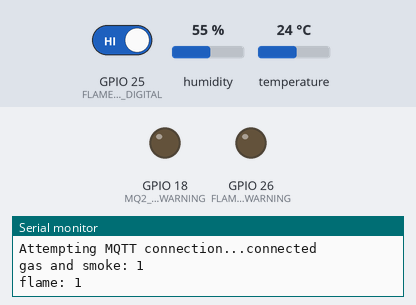
A sketch run on a simulated ESP32. Shown: output pins drawn as LEDs (lit = HIGH), the last lines printed to the serial monitor. The inputs (shaded band) are chosen by the test bench; at power-on: GPIO 25 (FLAME_PIN_DIGITAL) HIGH, humidity 55 %, temperature 24 °C. WiFi joins after 1.5 s; servers stay silent unless stated; random numbers use the default seed unless the sketch sets one; no MQTT or app messages arrive unless stated.

Above: at 3.8 s.
3.9 s: GPIO 25 (FLAME_PIN_DIGITAL) driven LOW
At 6.0 s:
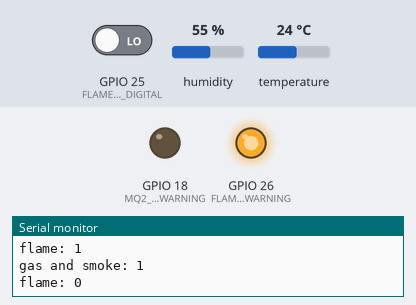
6.6 s: GPIO 25 (FLAME_PIN_DIGITAL) driven HIGH
Timing chart, 0 to 9.6 s (numbered marks = the images above; inputs shaded):
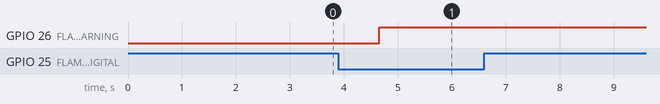

The sketch:

fire_alarm_system.ino
```cpp
#include "WiFi.h"
 // Thư viện dùng để connect, publish/subscribe mqtt
#include <PubSubClient.h>
#include <ArduinoJson.h>
#include "DHT.h"

// setup wifi
const char* ssid = "HangNguyen"; // tên của mạng wifi bạn muốn kết nối đến
const char* password =  "123456789"; // mật khẩu của mạng wifi

// hardcode
String flame_id = "6415cd65721d6866a1bdd44d";   // "FLAME_ID"
String mq2_id = "6413483dedc53875fb617462";	// "MQ2_ID"
String humi_and_temp_id = "6404abecf4d81e7a427ff726";	// "HUMI_AND_TEMP_ID"

int flame_type = 1;
int mq2_type = 2;
int humi_and_temp_type = 3;

// broker MQTT
#define DHTTYPE  DHT11
#define MQTT_SERVER "broker.hivemq.com"
#define MQTT_PORT 1883
#define MQTT_USER "fire_alarm_system1"
#define MQTT_PASSWORD "1234567"
#define MQTT_TOPIC_PUB_HAT "smart_home_humidity_and_temperature"
#define MQTT_TOPIC_PUB_FAM "smart_home_flame_and_mq2"

#define FLAME_PIN_ANALOG 13
#define FLAME_PIN_DIGITAL 25
#define FLAME_PIN_WARNING 26
#define MQ2_PIN_ANALOG 4
#define MQ2_PIN_DIGITAL 15
#define MQ2_PIN_WARNING 18
#define DHTPIN 19

int previous_status_flame = 1;
int previous_status_mq2 = 1;
int gas_analog_value = 4095;
int gas_digital_value = 1;
int flame_digital_value = 1;
int flame_analog_value = 4095;
unsigned long interval = 60000;   // 60s
unsigned long interval_DHT = 5000;   // 5s
unsigned long interval_warning = 10000;
unsigned long previousMillis;
// cấp phát bộ nhớ tại chỗ
StaticJsonDocument<200> mess_publish;
StaticJsonDocument<200> mess_subscribe;
// Để sử dụng thư viện PubSubClient ta cần khởi tạo một đối tượng tên là là client.
WiFiClient espClient;
PubSubClient client(espClient);

DHT dht(DHTPIN, DHTTYPE);

void setup() {
  Serial.begin(115200);  // Khởi tạo kết nối Serial để truyền dữ liệu đến máy tính
  setup_wifi(); // gọi hàm setup wifi
  pinMode(FLAME_PIN_ANALOG, INPUT); // thiết lập chân số 13 là chân nhận tín hiệu
  pinMode(MQ2_PIN_ANALOG, INPUT);
  pinMode(FLAME_PIN_DIGITAL, INPUT);
  pinMode(MQ2_PIN_DIGITAL, INPUT);
  // thiết lập chân số 26 là chân xuất tín hiệu
  pinMode(FLAME_PIN_WARNING, OUTPUT);  // led or buzzer
  pinMode(MQ2_PIN_WARNING, OUTPUT);   // led or buzzer

  //set up MQTT
  client.setServer(MQTT_SERVER, MQTT_PORT);
  // client.setCallback(callback);   // sử dụng cho nhận message MQTT
  delay(100);
}

// Hàm kết nối wifi
void setup_wifi()
{
    Serial.println();
    Serial.print("Connecting to ");
    Serial.println(ssid);
    WiFi.begin(ssid, password); // kết nối vào mạng wifi
    // chờ kết nối wifi được thiết lập
    while (WiFi.status() != WL_CONNECTED)
    {
        delay(500);
        Serial.print(".");
    }
    Serial.println("");
    Serial.println("WiFi connected");
    Serial.println("IP address: ");
    Serial.println(WiFi.localIP());  // gửi địa chỉ ip đến máy tính
    delay(1000);
}

// Hàm reconnect thực hiện kết nối lại khi mất kết nối với MQTT Broker
void reconnect()
{
    while (!client.connected()) {
    Serial.print("Attempting MQTT connection...");
    String clientId = "nodeWiFi32";
    clientId += String(random(0xffff), HEX);
    if (client.connect(clientId.c_str(), MQTT_USER, MQTT_PASSWORD)) {
      Serial.println("connected");
      // client.subscribe(MQTT_TOPIC_SUB);
    } else {
      Serial.print("failed, rc=");
      Serial.print(client.state());
      Serial.println(" try again in 2 seconds");
      delay(2000);
    }
  }
}

void Publish_Flame(int value) {
    char buffer_flame[256];
    mess_publish["deviceId"] = flame_id;
    mess_publish["deviceType"] = flame_type;
    mess_publish["flameValue"] = value;
    // tạo đối tượng json
    serializeJson(mess_publish, buffer_flame);
    client.publish(MQTT_TOPIC_PUB_FAM, buffer_flame);
    delay(100);
}

void Publish_Mq2(int value) {
    char buffer_mq2[256];
    mess_publish["deviceId"] = mq2_id;
    mess_publish["deviceType"] = mq2_type;
    mess_publish["MQ2Value"] = value;
    serializeJson(mess_publish, buffer_mq2);
    client.publish(MQTT_TOPIC_PUB_FAM, buffer_mq2);
    delay(100);
}

// Publish nhiệt độ, độ ẩm
void Publish_DHT() {
  unsigned long currentMillis = millis();
  if (currentMillis - previousMillis >= interval_DHT) {
    float h = dht.readHumidity();
    float t = dht.readTemperature();
    // Check if any reads failed and exit early (to try again).
    if (isnan(h) || isnan(t)) {
      delay(500);
      return;
    } else {
        char buffer_DHT[256];
        mess_publish["humidityAir"] = round(h);
        mess_publish["temperature"] = round(t);

        mess_publish["deviceId"] = humi_and_temp_id;
        mess_publish["deviceType"] = humi_and_temp_type;
        Serial.print("humidityAir: ");
        Serial.println(h);
        Serial.print("temperature: ");
        Serial.println(t);
        serializeJson(mess_publish, buffer_DHT);
        client.publish(MQTT_TOPIC_PUB_HAT, buffer_DHT);
        delay(100);
        previousMillis = currentMillis;
    }
  }
}

void loop() {
  // lấy thời gian hiện tại (theo đơn vị milli giây)
  unsigned long currentMillis = millis();

  // liên tục kiểm tra kết nối MQTT
  if (!client.connected())
    {
       reconnect();
    }
   client.loop();

   // liên tục đọc giá trị cảm biến
   // gas_analog_value = analogRead(MQ2_PIN_ANALOG);
   // gas_digital_value = digitalRead(MQ2_PIN_DIGITAL);
   gas_digital_value = 1;
   flame_digital_value = digitalRead(FLAME_PIN_DIGITAL);
   // flame_analog_value = analogRead(FLAME_PIN_ANALOG);

   Serial.print("gas and smoke: ");
   Serial.println(gas_digital_value);
   Serial.print("flame: ");
   Serial.println(flame_digital_value);
   Serial.println("");

  // kiểm tra xem đã đến lúc đèn LED nhấp nháy chưa
  // chênh lệch giữa thời gian hiện tại và lần trước bạn nhấp nháy
  // đèn LED lớn hơn khoảng thời gian bạn muốn
  // nhấp nháy đèn LED.
   if(flame_digital_value == LOW) {
      if(previous_status_flame == 1 || currentMillis - previousMillis >= interval){
        digitalWrite(FLAME_PIN_WARNING, HIGH); // cập nhật led thực tế
        Publish_Flame(flame_digital_value);
        // lưu lại lần cuối cùng nhấp nháy đền led
        previousMillis = currentMillis;
        previous_status_flame = 0;
      } else previousMillis = currentMillis;
   } else {
      if(currentMillis - previousMillis >= interval_warning) {
        digitalWrite(FLAME_PIN_WARNING, LOW);
        previous_status_flame = 1;
        delay(50);
      }
   }

   if(gas_digital_value == 0) {
      if(previous_status_mq2 == 1 || currentMillis - previousMillis >= interval){
        digitalWrite(MQ2_PIN_WARNING, HIGH);
        Publish_Mq2(gas_digital_value);
        previousMillis = currentMillis;
        previous_status_mq2 = 0;
      } else previousMillis = currentMillis;
   } else {
      if(currentMillis - previousMillis >= interval_warning) {
        digitalWrite(MQ2_PIN_WARNING, LOW);
        previous_status_mq2 = 1;
        delay(50);
      }
   }

   // sau 1 khoảng thời gian (interval) luôn publish
   if(currentMillis - previousMillis >= interval) {
      Publish_Flame(flame_digital_value);
      delay(1000);
      Publish_Mq2(gas_digital_value);
      previousMillis = currentMillis;
   }

Publish_DHT();
delay(2000);
}
```

Measured:
- after the input at 3.9 s, GPIO 26 (FLAME_PIN_WARNING): LOW → HIGH after 0.75 s
